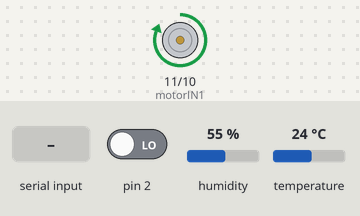
Bench run of a sketch on a simulated Arduino Uno, built with avr-gcc and run on an emulated ATmega328P. Shown: motor-driver pin pairs drawn as motors (green arrow = first pin HIGH = forward, orange = second pin HIGH = backward, longer = more drive). The inputs (shaded band) are chosen by the test bench; at power-on: pin 2 LOW, humidity 55 %, temperature 24 °C. What the sketch prints to the serial monitor is not drawn.

Above: at 1.2 s.
1.3 s: "1\n" received over Serial
4.3 s: byte 1 (0x01) received over Serial
6.5 s: byte 2 (0x02) received over Serial
At 8.2 s:
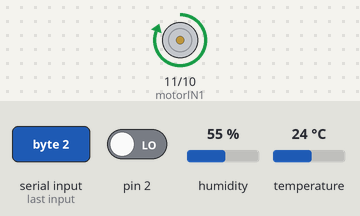
8.5 s: byte 3 (0x03) received over Serial
At 9.8 s:
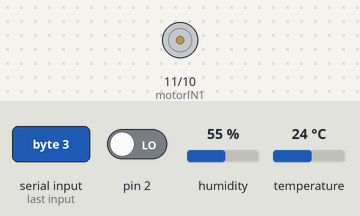
Timing chart, 0 to 11.5 s (numbered marks = the images above; inputs shaded):
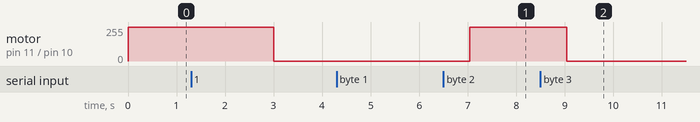

Measured:
- after the input at 4.3 s, every drawn part: stays the same
- after the input at 6.5 s, motor on pin 11 (motorIN1) / pin 10 (motorIN2): stopped → forward 255/255 after 0.54 s
- after the input at 8.5 s, motor on pin 11 (motorIN1) / pin 10 (motorIN2): forward 255/255 → stopped after 0.54 s instead of 1.5 s

The sketch:

emiyamulzomdao-arduino.ino
```cpp
#include <SHT1x.h>

#define DataPin 14
#define ClockPin 15

SHT1x sht1x(DataPin, ClockPin);

#define AVG_CNT 3
#define PUMP_CNT 4

int temp;   //temperature
int humid;  //humidity
int photo;  //
int soil;   //humidity of soil
int water;  //
int motorIN1 = 11;
int motorIN2 = 10;
int pump_timer = 4;

void setup()
{
  Serial.begin(115200);
  pinMode(motorIN1, OUTPUT);
  pinMode(motorIN2, OUTPUT);
}

//센서값 read
void ReadValue() {
  temp = sht1x.readTemperatureC() - 5;
  humid = sht1x.readHumidity();
  photo = analogRead(0);
  soil = analogRead(2);
  water = digitalRead(2);
}

void SendValue(){
   Serial.print(photo); Serial.print("  ");
   Serial.print(temp); Serial.print("  ");
   Serial.print(humid); Serial.print("  ");
   Serial.print(soil); Serial.print("  ");
   Serial.print(water);
   Serial.print("\n");
}

//펌프 실행 함수
void pump()
{
    if(pump_timer > 0 )
    {  //if pump timer is on
       pump_timer --;
    }

    //Serial.write(pump_timer);
    if(pump_timer == 0)
    {     //pump turn off pump
          digitalWrite(motorIN1, LOW);
          digitalWrite(motorIN2, LOW);
    }else
    {   //turn off
         digitalWrite(motorIN1, HIGH);
         digitalWrite(motorIN2, LOW);
    }
}

void loop()
{
  //if some data is on serial
  while(Serial.available())
  {
      //read command byte from Serial
      char command  = Serial.read();

      switch(command)
      {
        //sensor data request command
        case 0x01:
          ReadValue();
          SendValue();
          break;

        //PUMP on command
        case 0x02:
          pump_timer = PUMP_CNT;
          break;

        //PUMP off command
        case 0x03:
          pump_timer = 0;

          break;

        default:
          command = 0x00;
          break;
      }

      //re-send received command to ecube
      //if invalid command received, send 0x00
      Serial.write(command);
  }

  //run pump cycle
  pump();

  //delay 1 second
  delay(1000);
}
```
